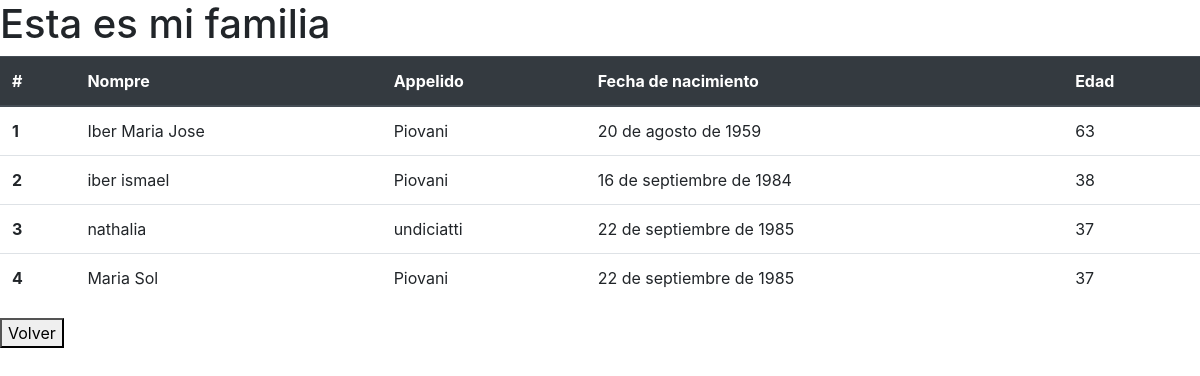
Before: /familia/ with the older database file.
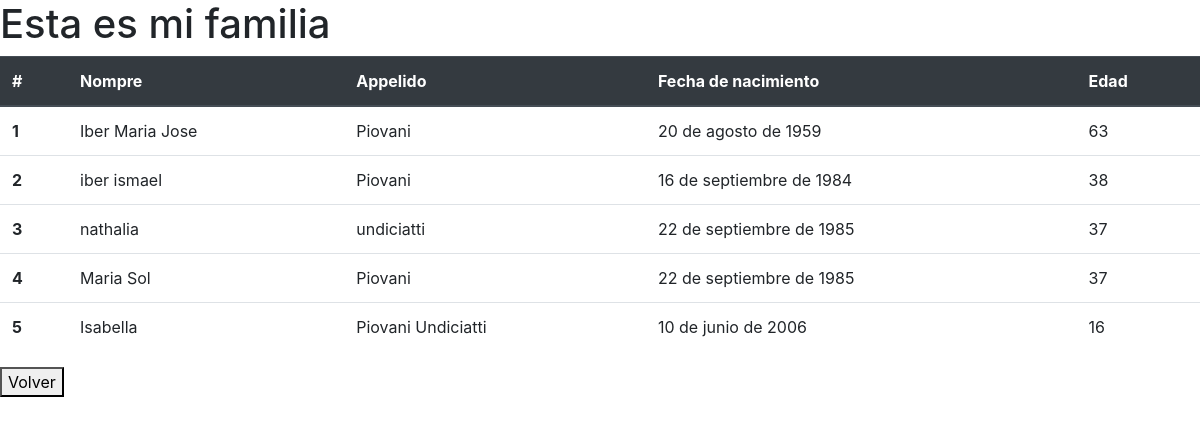
After: the same page with the newer database file.
### arbolFamiliarApp/models.py (models this page shows, shortened)
class Familia(models.Model):
    nombre = models.CharField(max_length=50)
    apellido = models.CharField(max_length=50)
    fecha_de_nacimiento = models.DateField()

### arbolFamiliarApp/views.py (the view)
# urls.py: path("familia/", familia),
def familia(request):
    lista_familia = Familia.objects.all()
    documento = {"lista_familia": lista_familia}
    return render(request, "familia.html", documento)

### arbolFamiliarApp/templatetags/edad.py (called while the page is built)
@register.simple_tag
def edad(pariente):
    año_nacimiento = pariente.fecha_de_nacimiento.year
    return datetime.datetime.today().year - año_nacimiento

### arbolFamiliarApp/templates/familia.html (shortened to what this page needs)
{% load sass_tags %} {% load edad %}
<!DOCTYPE html>
<html lang="en">
  <head>
    <link
      rel="stylesheet"
      href="https://maxcdn.bootstrapcdn.com/bootstrap/4.5.2/css/bootstrap.min.css"
    />
    <link
      href="{% sass_src 'familia.scss' %}"
      rel="stylesheet"
      type="text/css"
    />
  </head>
  <body>
    <h1>Esta es mi familia</h1>
    <div class="familia">
      <table class="table">
        <thead class="thead-dark">
          <tr>
            <th scope="col">#</th>
            <th scope="col">Nompre</th>
            <th scope="col">Appelido</th>
            <th scope="col">Fecha de nacimiento</th>
            <th scope="col">Edad</th>
          </tr>
        </thead>
        <tbody>
          {% for pariente in lista_familia %}
          <tr>
            <th scope="row">{{ forloop.counter }}</th>
            <td>{{ pariente.nombre }}</td>
            <td>{{ pariente.apellido }}</td>
            <td>{{ pariente.fecha_de_nacimiento }}</td>
            {% edad pariente as edad %}
            <td>{{ edad }}</td>
          </tr>
          {%endfor%}
        </tbody>
      </table>
    </div>
    <button
      class="boton-volver"
      onclick="location.href='http://127.0.0.1:8000/'"
      type="button"
    >
      Volver
    </button>
  </body>
</html>

Changed rows visible on the page:
added Familia: nombre "Isabella", apellido "Piovani Undiciatti", fecha_de_nacimiento "10 de junio de 2006", edad "16"
